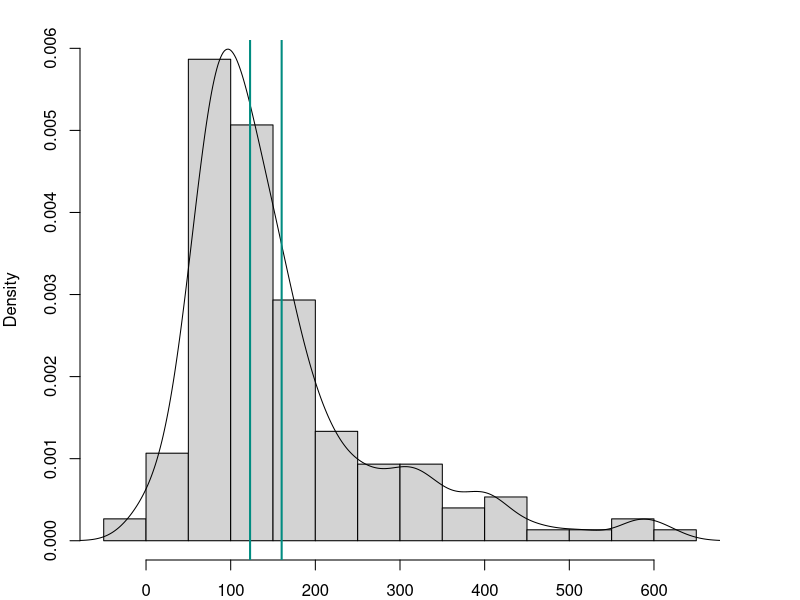
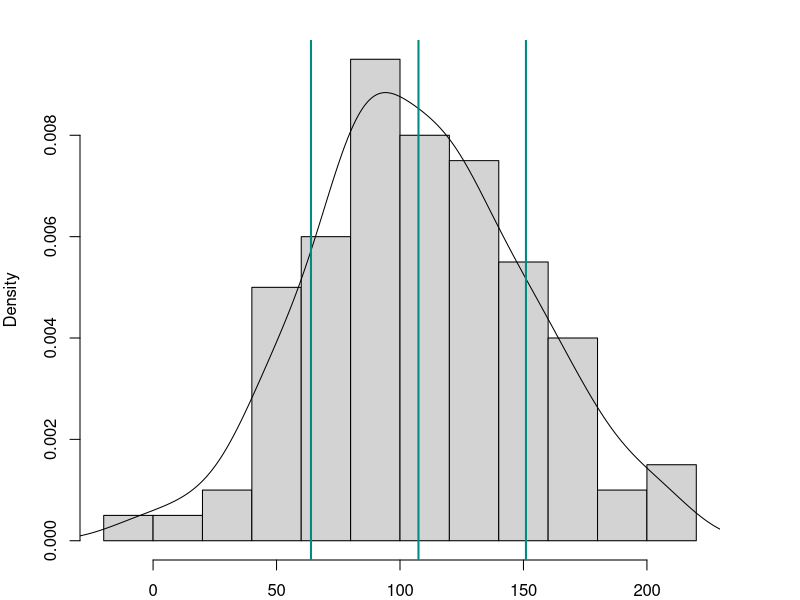
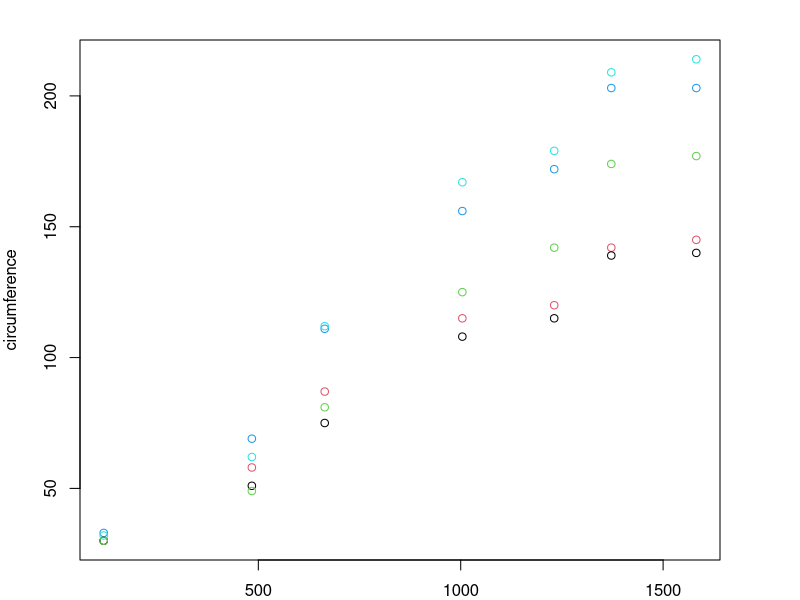
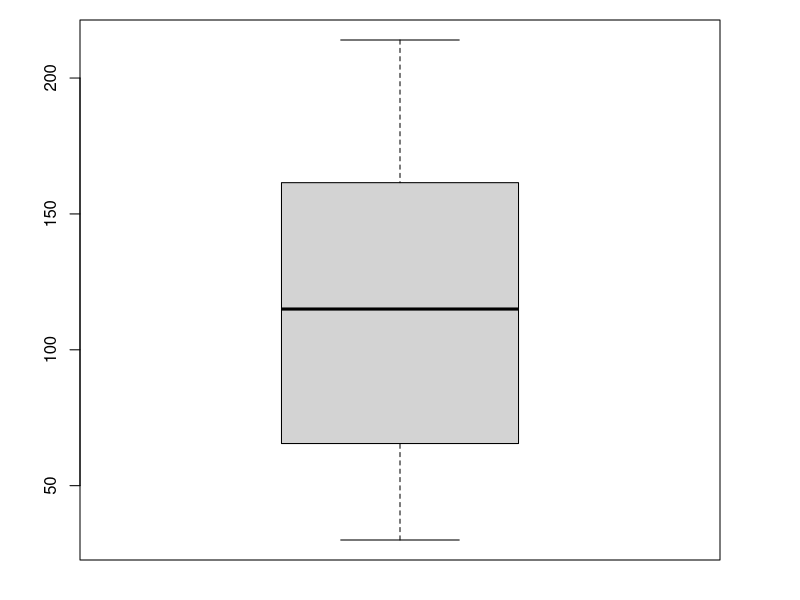
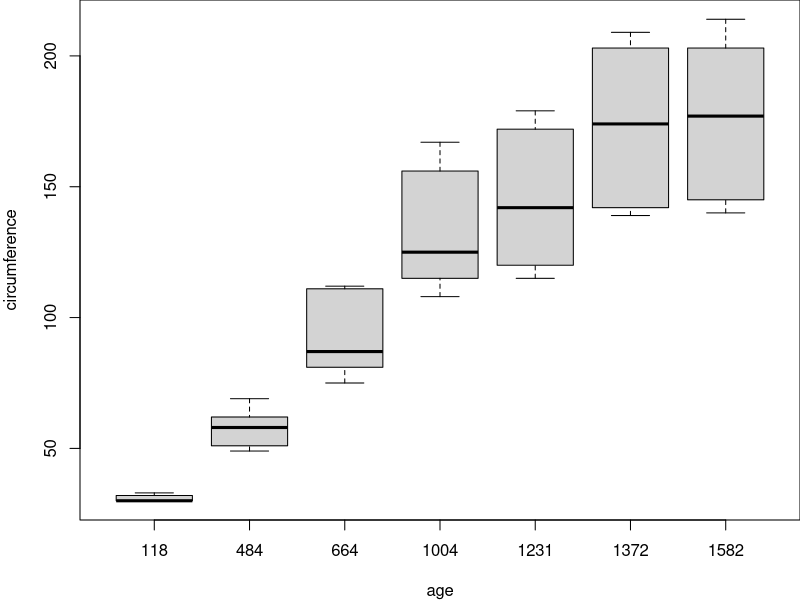
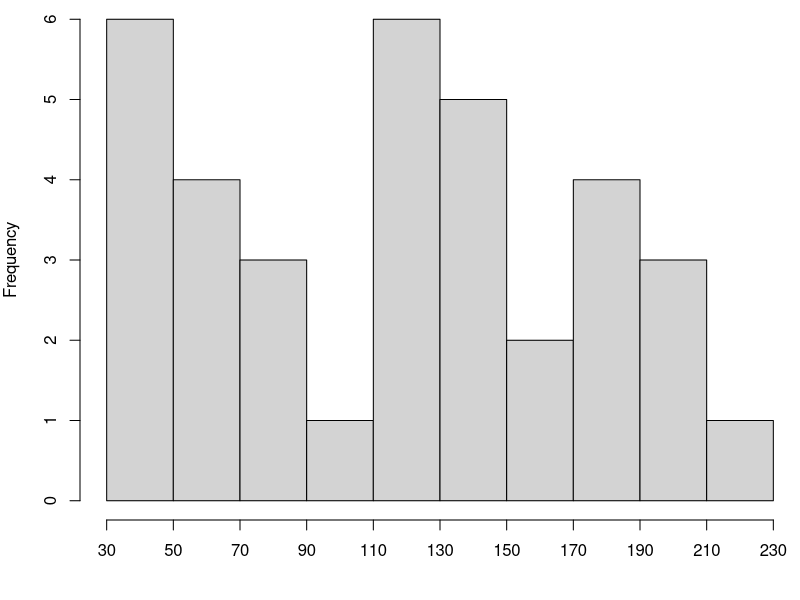
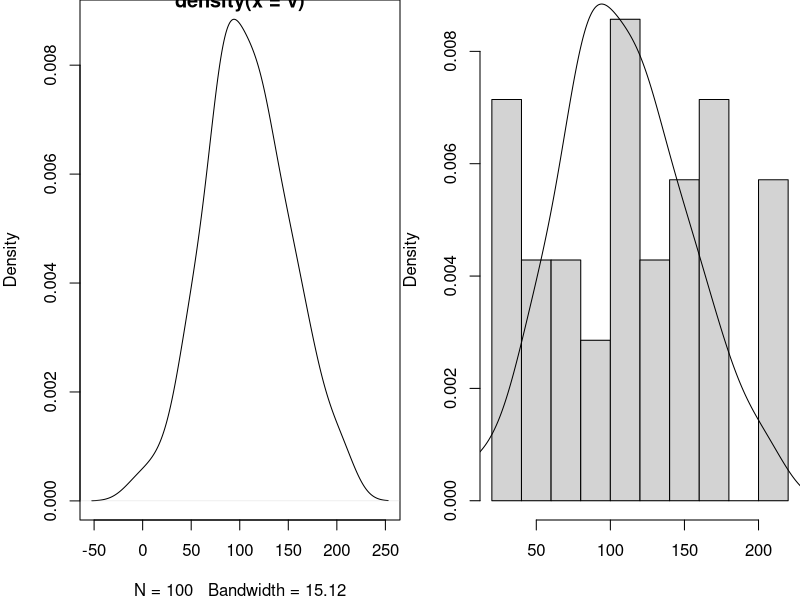

Write the R code that produced these figures, in order.
## ---- chunk 1
# Settings
knitr::opts_chunk$set(echo = F, dpi = 150, fig.height = 4)
# Load packages
library('magrittr');library('knitr')
## ---- chunk 2
values <- Orange$circumference[1:12]
values
## ---- chunk 3
sort(values)
## ---- chunk 4
sort(values)
length(values)
median(values)
## ---- chunk 5
values
sum(values) / length(values)
## ---- chunk 6
set.seed(123)
par(mar = c(2,4,2,4))
v <- c(rnorm(100, mean(values), sd(values)), 
       rnorm(50, mean(values)+200, sd(values)+100))
hist(v, 10, freq = F, main = NULL, xlab = NULL)
lines(density(v))
abline(v = c(mean(v), median(v)), col = '#018c81', lwd = 2)
## ---- chunk 7
sort(values)
range(values)
## ---- chunk 8
sort(values)
quantile(values, probs = seq(0, 1, .1)) # Deciles
## ---- chunk 9
quantile(values) # Quartiles
IQR(values)
## ---- chunk 10
values
var(values)
## ---- chunk 11
sort(values)
mean(values)
sd(values)
## ---- chunk 12
set.seed(123)
v <- rnorm(100, mean(values), sd(values))
hist(v, 10, freq = F, main = NULL, xlab = NULL)
lines(density(v))
m <- mean(v)
abline(v = c(m, m - sd(v), m + sd(v)), col = '#018c81', lwd = 2)
## ---- chunk 13
plot(circumference ~ age, Orange, col = Tree)
## ---- chunk 14
quantile(Orange$circumference)
par(mar = c(2,4,1,4))
boxplot(Orange$circumference)
## ---- chunk 15
par(mar = c(4,4,0,0))
boxplot(circumference ~ age, Orange)
## ---- chunk 16
sort(Orange$circumference)
b <- seq(min(Orange$circumference), max(Orange$circumference)+20, 20)
par(mar = c(4,4,0,0))
hist(Orange$circumference, b, main = NULL, xlab = NULL, xaxt = 'n')
axis(1, b, b)
## ---- chunk 17
par(mfrow = 1:2, mar = c(4,4,0,0))
plot(density(v), main = NULL)
hist(Orange$circumference, freq = F, main = NULL, xlab = NULL)
lines(density(v))
